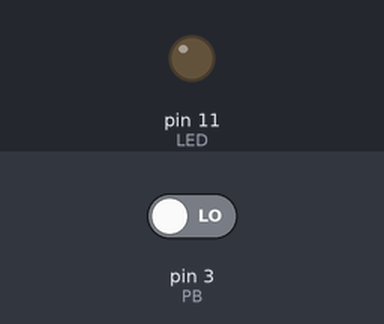
This sketch was run on a simulated Arduino Uno, built with avr-gcc and run on an emulated ATmega328P. On the bench: output pins drawn as LEDs (lit = HIGH). Inputs (shaded band) come from the test bench; at power-on: pin 3 (PB) LOW.

Above: at 1.2 s.
1.3 s: pin 3 (PB) driven HIGH
At 2.7 s:
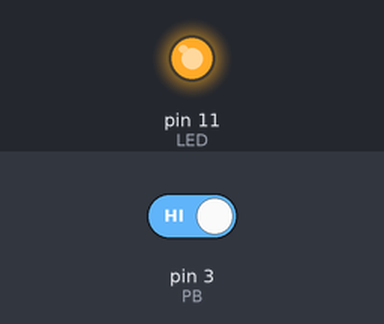
4.3 s: pin 3 (PB) driven LOW
At 4.9 s:
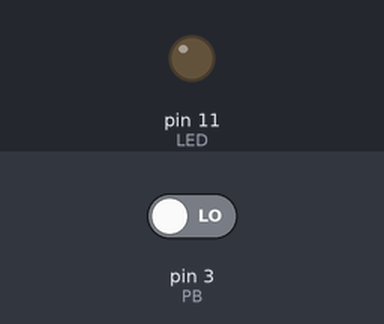
Timing chart, 0 to 7.3 s (numbered marks = the images above; inputs shaded):
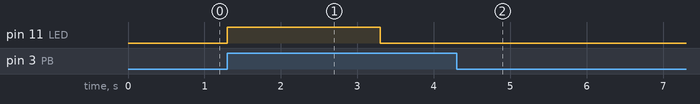

Measured:
- after the input at 1.3 s, pin 11 (LED): LOW → HIGH at once, → LOW 2.0 s later
- after the input at 4.3 s, pin 11 (LED): stops changing and stays LOW

The sketch:

seee-PB_direct_LEd.ino
```cpp
//Example 2 : PUSH BOTTON TURN ON LED

 const int LED = 11;
 const int PB = 3;
 int on;

 void setup()
 {

  pinMode (LED,OUTPUT);
  pinMode (PB,INPUT);

 }

 void loop()
 {
  on = digitalRead(PB);
  if (on == HIGH)
  {
    digitalWrite (LED, HIGH);
  delay (2000);

  digitalWrite (LED, LOW);
  delay (1500);
  }
  else
  {
    digitalWrite (LED, LOW);
  }
 }
  
```
